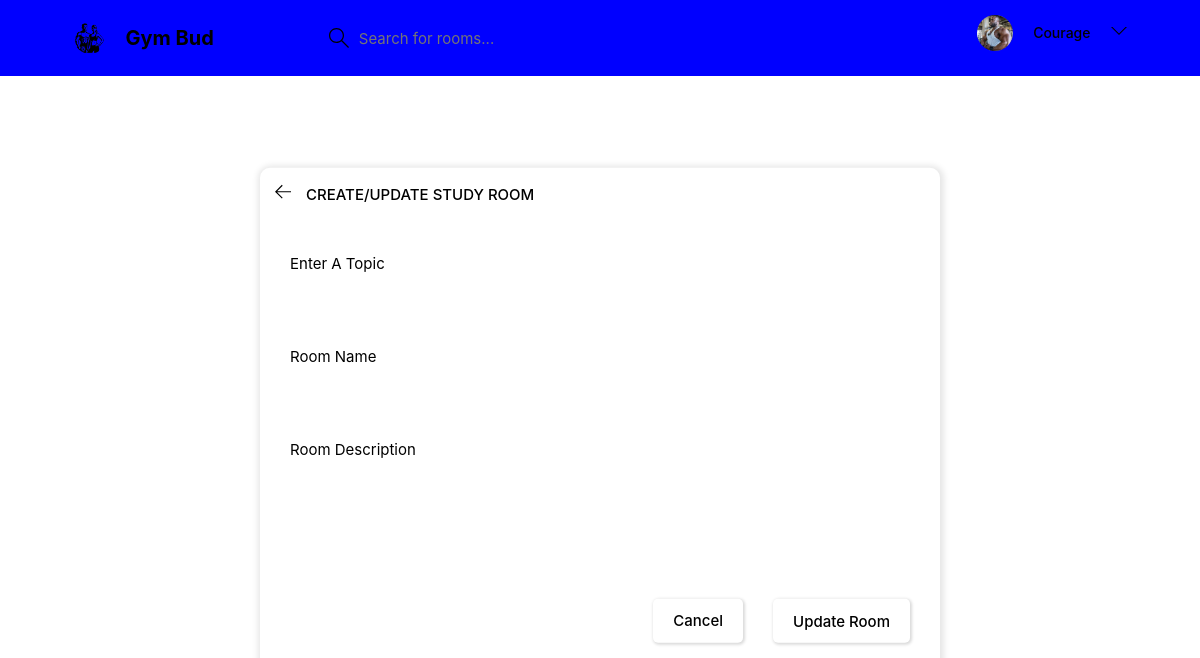
Screenshot of /create-room/ (signed in) with the database file from the repository.
### gym_bud_app/models.py (models this page shows)
class User(AbstractUser):
    name = models.CharField(max_length=200,null=True)
    email = models.EmailField(unique=True)
    bio = models.TextField(null=True)
    avatar = models.ImageField(null=True, default="avatar.svg")
    USERNAME_FIELD = 'email'
    REQUIRED_FIELDS = []

### gym_bud_app/views.py (the view, shortened to what this page needs)
# urls.py: path('create-room/', createRoom, name='create-room'),
@login_required(login_url='/login')
def createRoom(request):
    form = RoomForm
    topics = Topic.objects.all()
    context = {'form': form, 'topics': topics}
    return render(request,'base/room_form.html', context)

### gym_bud_app/models.py (called while the page is built)
    def __str__(self):
        return self.name

### gym_bud_app/templates/base/room_form.html (shortened to what this page needs)
{% extends 'main.html' %} {% block content %}
<main class="create-room layout">
  <div class="container">
    <div class="layout__box">
      <div class="layout__boxHeader">
        <div class="layout__boxTitle">
          <a href="index.html">
            <svg
              version="1.1"
              xmlns="http://www.w3.org/2000/svg"
              width="32"
              height="32"
              viewBox="0 0 32 32"
            >
              <title>arrow-left</title>
              <path
                d="M13.723 2.286l-13.723 13.714 13.719 13.714 1.616-1.611-10.96-10.96h27.625v-2.286h-27.625l10.965-10.965-1.616-1.607z"
              ></path>
            </svg>
          </a>
          <h3>Create/Update Study Room</h3>
        </div>
      </div>
      <div class="layout__body">
        <form class="form" action="" method="post">
          <div class="form__group">
            <label for="room_topic">Enter A Topic</label>
            <input type="text" name="topic" value="{{room.topic.name}}" list="topic-list" />
          </div>
          <div class="form__group">
            <label for="room_name">Room Name</label>
            {{form.name}}
          </div>
          <div class="form__group">
            <label for="room_descritption">Room Description</label>
            {{form.description}}
          </div>
          <div class="form__action">
            <a class="btn btn--dark" href="{% url 'home' %}">Cancel</a>
            <button class="btn btn--main" type="submit">Update Room</button>
          </div>
        </form>
      </div>
    </div>
  </div>
</main>
{% endblock content %}

### templates/navbar.html (shortened to what this page needs)
{% load static %}
<header class="header header--loggedIn">
  <div class="container">
    <a href="{% url 'home' %}" class="header__logo">
      <img src="{% static 'images/logo.png' %}" style="border-radius: 50px" />
      <h1>Gym Bud</h1>
    </a>
    <form class="header__search" method="get" action="{% url 'home' %}">
      <label>
        <input name="q" placeholder="Search for rooms..." />
      </label>
    </form>
    <nav class="header__menu">
      {% if request.user.is_authenticated %}
      <div class="header__user">
        <a href="{% url 'user-profile' request.user.id %}">
          <div class="avatar avatar--medium active">
            <img src="{{ request.user.avatar.url }}" />
          </div>
          <a href="{% url 'user-profile' request.user.id %}"
            ><p><span>{{user.username|capfirst}}</span></p></a
          >
        </a>
        <button class="dropdown-button">
          <svg
            version="1.1"
            xmlns="http://www.w3.org/2000/svg"
            width="32"
            height="32"
            viewBox="0 0 32 32"
          >
            <title>chevron-down</title>
            <path d="M16 21l-13-13h-3l16 16 16-16h-3l-13 13z"></path>
          </svg>
        </button>
      </div>
      {% else %}
      <a href="{% url 'login' %}">
        <img src="{% static 'images/avatar.svg' %}" />
        <p>Login</p>
      </a>
      {% endif %}
    </nav>
  </div>
</header>

### static/styles/style.css (style rules this page uses)
* { font-family: "DM Sans", -apple-system, BlinkMacSystemFont, "Segoe UI", Roboto, Oxygen, Ubuntu, Cantarell, "Open Sans", "Helvetica Neue", sans-serif; margin: 0; padding: 0; box-sizing: border-box; text-rendering: optimizeLegibility; font-size: inherit; }
html { font-size: 56.25%; }
@media only screen and (min-width: 1200px) { html { font-size: 62.5%; } }
img { width: 100%; }
a { display: inline-block; color: var(--color-main); text-decoration: none; }
.container { max-width: 120rem; width: 90%; margin: auto; }
.btn { background-color: transparent; border: none; display: inline-flex; align-items: center; gap: 1rem; cursor: pointer; transition: all ease-in-out 0.3s; padding: 1rem 2rem; border-radius: 5px; box-shadow: 1px 1px 3px 1px rgba(0, 0, 0, 0.15); font-weight: 500; }
.btn--main { background-color: var(--color-main); color: var(--color-dark); }
.btn--dark { background-color: var(--color-dark-light); color: var(--color-light); }
.avatar { position: relative; display: inline-block; border-radius: 50%; border: 2px solid var(--color-main); }
.avatar img { display: block; border-radius: 50%; object-fit: cover; object-position: center; }
.avatar::after { content: ""; display: block; position: absolute; background-color: var(--color-gray); z-index: 111; border-radius: 50%; border: 0.3rem solid var(--color-dark); }
.avatar.active::after { background-color: var(--color-success); }
.avatar.avatar--medium img { width: 3.6rem; height: 3.6rem; border-radius: 50%; }
.avatar.avatar--medium:after { width: 0.7rem; height: 0.7rem; bottom: 0px; right: -6px; }
.header { padding: 1.5rem; background-color: blue; }
.header > .container { display: flex; gap: 9.5rem; }
.header__logo, .header__user { display: flex; gap: 2rem; align-items: center; }
.header__logo > img { height: 3.2rem; width: 3.2rem; }
.header__logo > h1 { font-weight: 700; font-size: 2rem; color: var(--color-light); }
.header__search > label { background-color: var(--color-dark-medium); padding: 1.3rem 1rem; display: flex; align-items: center; gap: 1rem; border-radius: 4px; }
.header__search svg { fill: var(--color-gray); width: 2rem; height: 2rem; margin-left: 1rem; }
.header__search input { width: 30rem; background: transparent; border: none; outline: none; color: var(--color-light); }
.header__menu { margin-left: auto; position: relative; }
.header__menu a { display: flex; gap: 1.5rem; align-items: center; font-weight: 500; text-decoration: none; color: var(--color-gray); }
.header__menu img { height: 3.6rem; }
.header__menu p { line-height: 1.2; }
.header__menu span { color: var(--color-main); font-weight: 500; font-size: 1.4rem; display: block; }
.header__menu svg { width: 1.6rem; height: 1.6rem; fill: var(--color-dark-light); }
.dropdown-button { background: transparent; border: 0; outline: 0; cursor: pointer; }
.layout { margin-top: 2.4rem; }
.layout > .container { display: flex; justify-content: space-between; align-items: flex-start; }
.layout__box { width: 90%; max-width: 48rem; min-height: 40rem; position: absolute; top: 50%; left: 50%; transform: translate(-50%, -46%); background-color: var(--color-dark); border-radius: 1rem; box-shadow: 1px 1px 6px 3px rgba(0, 0, 0, 0.1); overflow: hidden; }
.layout__boxHeader { display: flex; padding: 1.5rem; background-color: var(--color-dark-light); }
.layout__boxTitle { display: flex; gap: 1.5rem; align-items: center; }
.layout__boxTitle h3 { text-transform: uppercase; font-weight: 500; color: var(--color-light); }
.layout__boxTitle svg { width: 1.6rem; height: 1.6rem; fill: var(--color-main); }
.layout__body { margin: 3rem; }
.form__group { margin-bottom: 2rem; width: 100%; }
.form__group label { display: block; font-size: 1.5rem; margin-bottom: 1rem; }
.form__group input, .form__group textarea, .form__group select { background: transparent; border: 1px solid var(--color-dark-light); padding: 1rem; border-radius: 3px; width: 100%; color: var(--color-light); font-weight: 500; outline: none; }
.form__group textarea { background: transparent; height: 10rem; resize: none; }
.form__action { display: flex; justify-content: flex-end; gap: 3rem; }
.create-room.layout .layout__box { max-width: 68rem; }

### rows the page displays
User: user.avatar (picture), username "Courage"
